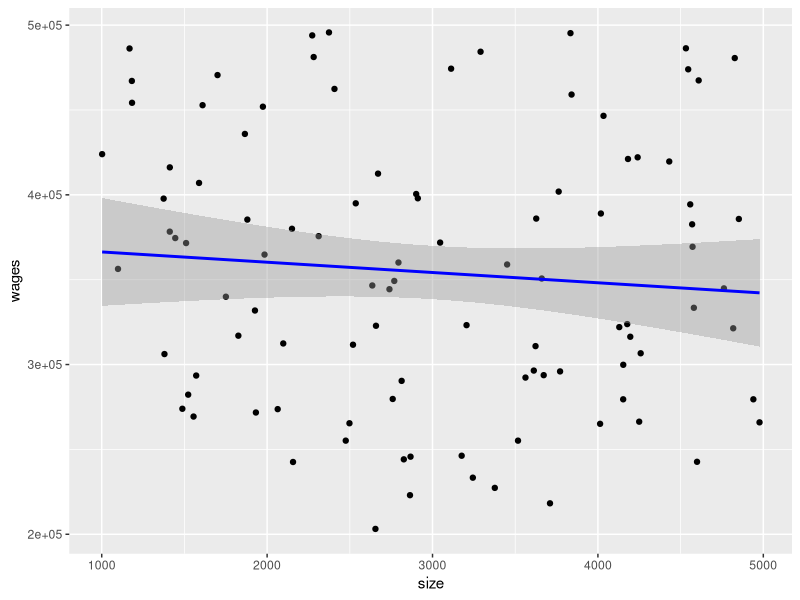

Source code (R): (Note: this script raises an error after producing the figure.)
# Load necessary libraries
library(MASS)
library(ggplot2)
library(survival)
library(lme4)  # For multilevel models

# Simulated data for linear regression (wages and size)
set.seed(123)
house_data <- data.frame(size = runif(100, 1000, 5000), 
                         wages = runif(100, 200000, 500000))

# Linear regression model
model_linear <- lm(wages ~ size, data = house_data)
summary(model_linear)

# Visualization for linear regression
ggplot(house_data, aes(x = size, y = wages)) + 
  geom_point() +
  geom_smooth(method = "lm", col = "blue")

# Simulated data for logistic regression (study_hours and passed)
set.seed(123)
exam_data <- data.frame(study_hours = runif(100, 0, 20),
                        passed = rbinom(100, 1, prob = 0.5))

# Logistic regression model
model_logistic <- glm(passed ~ study_hours, data = exam_data, family = "binomial")
summary(model_logistic)

# Predicting probabilities for logistic regression
exam_data$predicted_probability <- predict(model_logistic, type = "response")

# Simulated count data for Poisson and Negative Binomial regression (accidents)
set.seed(123)
data <- data.frame(
  training = sample(0:1, 100, replace = TRUE),
  experience = rnorm(100, 5, 2),
  accidents = rpois(100, lambda = exp(1 + 0.5 * sample(0:1, 100, replace = TRUE) + 
                                        0.3 * rnorm(100, 5, 2))),
  wages = rnorm(100, 50000, 10000)
)

# Poisson Regression with count data
model_poisson <- glm(accidents ~ training + experience, family = "poisson", data = data)
summary(model_poisson)

# Check for overdispersion
dispersion <- sum(residuals(model_poisson, type = "pearson")^2) / df.residual(model_poisson)
dispersion  # If > 1, it suggests overdispersion

# If overdispersion is detected, fit Negative Binomial regression
if (dispersion > 1) {
  model_negbin <- glm.nb(accidents ~ training + experience, data = data)
  summary(model_negbin)
}

# Simulated time-to-event data for Cox regression (failure_time and event)
set.seed(123)
maintenance_data <- data.frame(
  maintenance_freq = runif(100, 1, 12),
  failure_time = rexp(100, rate = 0.1),  # Time-to-event data
  event = rbinom(100, 1, 0.7)           # Event occurrence
)

# Create censoring (if failure_time > 20, it's censored)
maintenance_data$event <- ifelse(maintenance_data$failure_time > 20, 0, 1)

# Cox Proportional Hazards Model
surv_obj <- Surv(time = maintenance_data$failure_time, event = maintenance_data$event)
model_cox <- coxph(surv_obj ~ maintenance_freq, data = maintenance_data)
summary(model_cox)

# Check proportional hazards assumption
cox.zph(model_cox)  # Proportional hazards diagnostic

# Simulated data for multilevel model (grouped wages)
set.seed(123)
multilevel_data <- data.frame(
  group = factor(rep(1:10, each = 10)),  # 10 groups
  training = sample(0:1, 100, replace = TRUE),
  experience = rnorm(100, 5, 2),
  wages = rnorm(100, 50000, 10000)
)

# Multilevel Model with random intercepts for groups
multilevel_model <- lmer(wages ~ training + experience + (1 | group), data = multilevel_data)
summary(multilevel_model)

# Updating dataset: adding effect of training and experience on wages
multilevel_data$wages <- multilevel_data$wages + 5 * multilevel_data$training + 
  2 * multilevel_data$experience + rnorm(100, 0, 5000)
summary(multilevel_model)


# Generalized Additive Model (GAM) to handle non-linear relationships
# Treat `training` as a factor (binary) and apply smoothing to `experience` (continuous)
gam_model <- gam(wages ~ training + s(experience), data = data)
summary(gam_model)

# Visualization of the GAM model with smoothing on `experience`
ggplot(data, aes(x = experience, y = wages, color = as.factor(training))) +
  geom_point() +
  geom_smooth(method = "gam", formula = y ~ s(x), col = "green")
